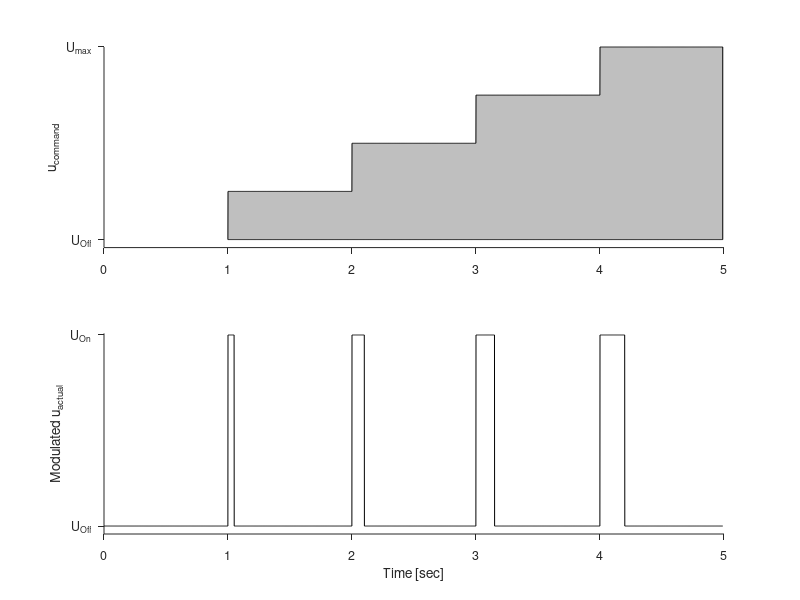
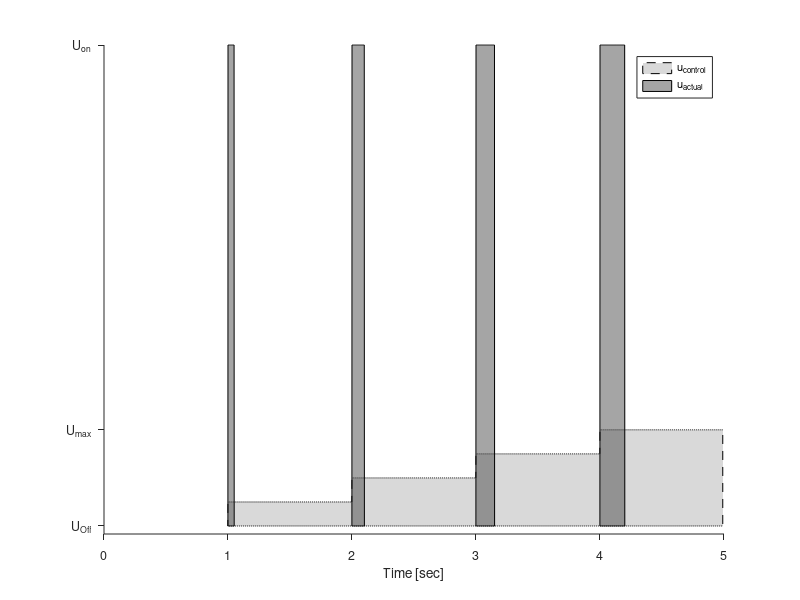

Reproduce these figures in MATLAB, in order.
function PWM_sample()
%PWM_SAMPLE Summary of this function goes here
%   Detailed explanation goes here
u_on = 0.12;
u_eff = u_on/5;

t = 0:0.001:4.99;
t_id = floor(t);
u  = linspace(0,u_eff,length(unique(t_id)));
[~,max_u_id] = max(u);
u(max_u_id) = u_eff;

U_DP = t*0;
U_THR = U_DP;
t_on = u/u_eff*0.2 ;


for i = 1:length(t)
    
    U_DP(i) = u(t_id(i)+1);
    
    if(t(i) < t_on(t_id(i)+1) + t_id(i))
       U_THR(i) = u_on;
    end
    
end

figure('color','white')
subplot(2,1,1)
plot(t,U_DP,'k--')
area(t,U_DP,'FaceColor',[0.5,0.5,0.5],'FaceAlpha',0.5)
gridAlpha = 0.3;
gridLineStyle = ':';
grid off
set(gca, 'TickDir','out', 'Box', 'off', 'GridLineStyle', gridLineStyle, 'GridAlpha', gridAlpha,'FontSize', 9)
ylim_thr = [-0.001,0.12/5];
ylim(ylim_thr)
yticks([0 0.12/5])
yticklabels({'U_{Off}','U_{max}'})
xticks([0:5])
ylabel('u_{command}')

hold on
subplot(2,1,2)
plot(t,U_THR,'k-')
ylim_thr = [-0.005,0.121];
ylim(ylim_thr)
yticks([0 0.12])
yticklabels({'U_{Off}','U_{On}'})
xticks([0:5])
set(gca, 'TickDir','out', 'Box', 'off', 'GridLineStyle', gridLineStyle, 'GridAlpha', gridAlpha,'FontSize', 9)
xlabel('Time [sec]')
xlim([0 5])
ylabel('Modulated u_{actual}')

figure('color','white')
% plot(t,U_DP,'k--')
area(t,U_DP,'LineStyle','--','FaceColor',[0.5,0.5,0.5],'FaceAlpha',0.3)
gridAlpha = 0.3;
gridLineStyle = ':';
grid off
set(gca, 'TickDir','out', 'Box', 'off', 'GridLineStyle', gridLineStyle, 'GridAlpha', gridAlpha,'FontSize', 9)
ylim_thr = [-0.002, 0.12];
ylim(ylim_thr)
yticks([0 0.12/5 0.12])
yticklabels({'U_{Off}','U_{max}','U_{on}'})
xticks([0:5])

hold on
% plot(t,U_THR,'k-')
area(t,U_THR,'FaceColor',[0.3,0.3,0.3],'FaceAlpha',0.5)
legend({'u_{control}','u_{actual}'})

set(gca, 'TickDir','out', 'Box', 'off', 'GridLineStyle', gridLineStyle, 'GridAlpha', gridAlpha,'FontSize', 9)
xlabel('Time [sec]')
xlim([0 5])

end

